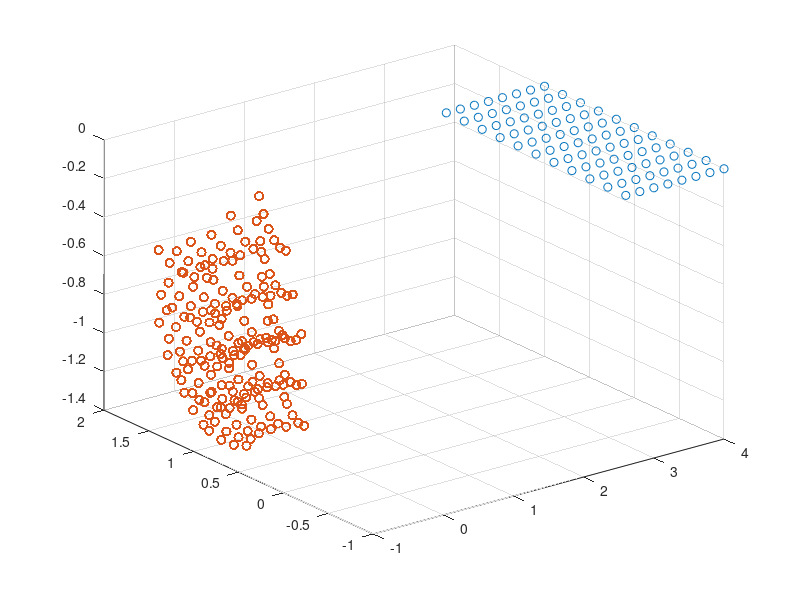
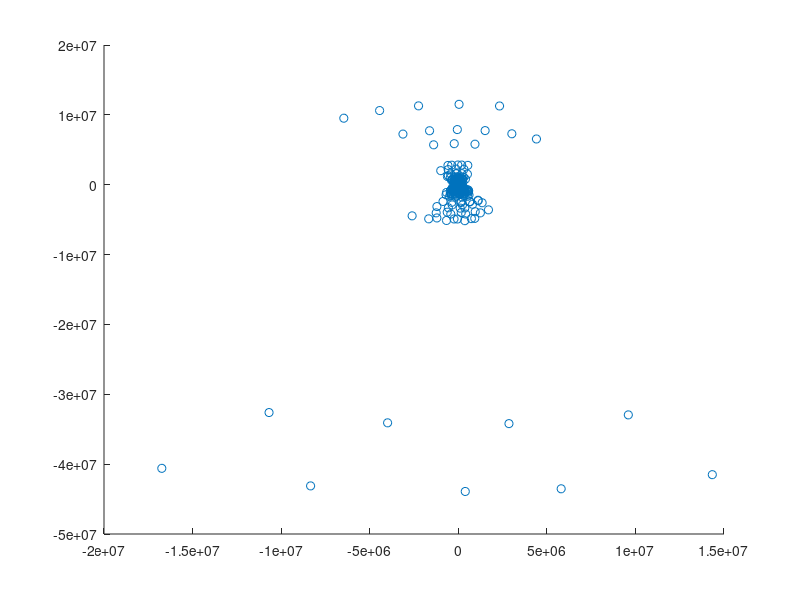

Write MATLAB code to recreate these figures, in order.
format long;

[sprays_x, sprays_y] = meshgrid(2.6 : 0.2 : 4.0, -1.0 : 0.2 : 1.0);
sprays_x = reshape(sprays_x, [], 1);
sprays_y = reshape(sprays_y, [], 1);
% scatter(sprays_x, sprays_y);
% figure();

gt_proj = [
	434.8289178042981	0					500.5	0;
	0					434.8289178042981	330.5	0;
	0					0					1		0
];

gt_CAM_to_FOREARM = [
	1 0 0 0;
	0 1 0 0;
	0 0 1 0;
	0 0 0 1
];

camera_premod = [
	0 0  1 0;
	0 -1 0 0;
	1 0  0 0;
	0 0 0 1
];

FOREARM_to_BASE_all = csvread('arm_positions.csv');
FOREARM_to_BASE_all = FOREARM_to_BASE_all(:, 1 : end - 1);
FOREARM_to_BASE_all = reshape(FOREARM_to_BASE_all, [], 4, 4);
for i = 1 : size(FOREARM_to_BASE_all, 1)
	%They get read in transposed for some reason.
	FOREARM_to_BASE_all(i, :, :) = camera_premod * squeeze(FOREARM_to_BASE_all(i, :, :))';
end

BASE_to_POINT_all = nan(size(sprays_x, 1), 4, 4);
for i = 1 : size(sprays_x, 1)
	BASE_to_POINT_all(i, :, :) = [
		1  0  0  sprays_x(i);
		0  1  0  sprays_y(i);
		0  0  1  0
		0  0  0  1
	];
end

data_lines = nan(size(BASE_to_POINT_all, 1) * size(FOREARM_to_BASE_all, 1), 34);

btps = nan(size(BASE_to_POINT_all, 1), 3);
btfs = nan(size(data_lines, 1), 3);

i = 1;
for s = 1 : size(BASE_to_POINT_all, 1)
	BASE_to_POINT = squeeze(BASE_to_POINT_all(s, :, :));
	
	btps(s, 1) = BASE_to_POINT(1, 4);
	btps(s, 2) = BASE_to_POINT(2, 4);
	btps(s, 3) = BASE_to_POINT(3, 4);
	
	for v = 1 : size(FOREARM_to_BASE_all, 1)
		FOREARM_to_BASE = squeeze(FOREARM_to_BASE_all(v, :, :));
		CAM_to_POINT = gt_CAM_to_FOREARM * FOREARM_to_BASE * BASE_to_POINT;
		
		if(i == 1)
			BASE_to_POINT
			FOREARM_to_BASE
			%reshape(FOREARM_to_BASE', 1, [])
			CAM_to_POINT
		end
		
		point = [CAM_to_POINT(1, 4); CAM_to_POINT(2, 4); CAM_to_POINT(3, 4); 1];
		projected_point = gt_proj * point;
		
		data_lines(i, :) = [
			reshape(BASE_to_POINT, 1, []) reshape(FOREARM_to_BASE', 1, []) 0 0
		];
		data_lines(i, 33) = projected_point(1) / projected_point(3);
		data_lines(i, 34) = projected_point(2) / projected_point(3);
		%data_lines(i, 33) = point(1);
		%data_lines(i, 34) = point(2);
		
		btfs(i, 1) = FOREARM_to_BASE(1, 4);
		btfs(i, 2) = FOREARM_to_BASE(2, 4);
		btfs(i, 3) = FOREARM_to_BASE(3, 4);
		
		i = i + 1;
	end
end

scatter3(btps(:, 1), btps(:, 2), btps(:, 3));
hold on;
scatter3(btfs(:, 1), btfs(:, 2), btfs(:, 3));
hold off;

figure();
scatter(data_lines(:, 33), data_lines(:, 34));

csvwrite('synthetic_data_cam.csv', data_lines);